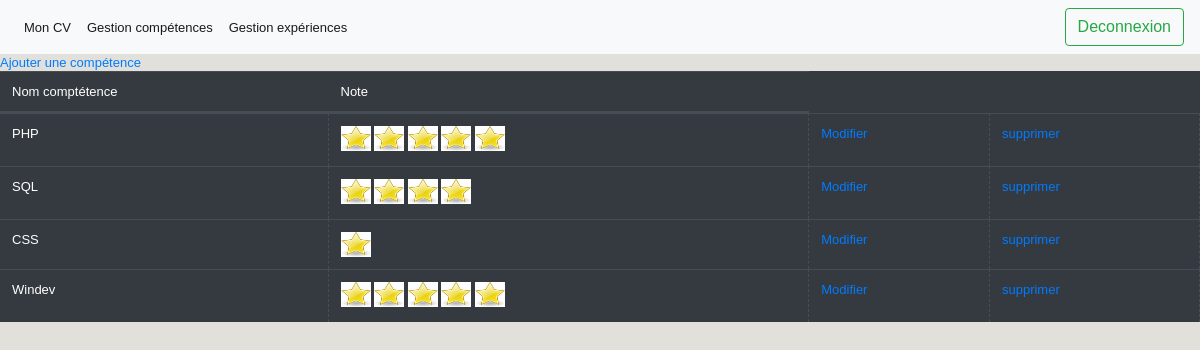
/competences.php (signed in), run on the app's committed database.
### tables this page shows
CREATE TABLE `competence` (
  `titre` varchar(250) NOT NULL,
  `id` int(11) NOT NULL AUTO_INCREMENT,
  `note` int(11) NOT NULL,
  PRIMARY KEY (`id`),
  UNIQUE KEY `competence_id_uindex` (`id`)
);

### competences.php (the view, shortened to what this page needs)
<?php
    require_once("utilitaires/connexionBDD.php");
    require_once("utilitaires/header.php");
?>
<!DOCTYPE html>
<html lang="fr">
<body>
<?php
    if(isset($_SESSION['nomconnecte'])){
        $reponse = $pdo->query('SELECT *FROM competence');
    }
    else{
        header('Location: index.php');
    }
    ?>
    <a title="ajout" href="ajoutcompetence.php">Ajouter une compétence</a>
    <table class="table table-dark">
        <thead>
            <tr>
            <th scope="col">Nom comptétence</th>
            <th scope="col">Note</th>
            </tr>
        </thead>
         <tbody>
         <?php
            while ($data = $reponse->fetch())
            {
            ?>
            <tr>
            <td><?php echo($data['titre']); ?></td>
            <td>
            <?php
                for($i = 0; $i<$data['note']; $i++){
               ?>
                <img height="25" width="30" src="<?php echo('images/etoile.jpg'); ?>"/>
                    <?php
                }
            ?>
            </td>
            <td>
            <a title="Editer" href="modifcompetence.php?id=<?php echo($data['id']); ?>">Modifier</a>
            </td>
            <td>
            <a title="Supprimer" onclick="return confirm('Êtes-vous sûr de vouloir supprimer cette compétence ?')" href="supprcompetence.php?id=<?php echo($data['id']); ?>">supprimer</a>
            </td>
            <?php
             }
             ?>
        </tbody>
    </table>
</body>
</html>

### style.css (style rules this page uses)
html, body, div, span, applet, object, iframe, h1, h2, h3, h4, h5, h6, p, blockquote, pre, a, abbr, acronym, address, big, code, del, dfn, em, font, img, ins, kbd, q, s, samp, small, strike, strong, tt, var, dl, dt, dd, ol, ul, li, fieldset, form, label, legend, table, caption, tbody, tfoot, thead, tr, th, td { margin: 0; padding: 0; border: 0; outline: 0; font-weight: inherit; font-style: inherit; font-size: 100%; font-family: inherit; vertical-align: baseline; }
body { line-height: 1; }
table { border-collapse: separate; border-spacing: 0; }
caption, th, td { text-align: left; font-weight: normal; }
body { font-family: "Trebuchet MS", Arial, Helvetica, sans-serif; background-color: #e1e0db; background-repeat: repeat; font-size:13px; line-height: 17px; color:#000; }
table td { padding: 10px; padding-top:0; border-right:1px dashed #999; }
table tr { border-left:1px dashed #999; border-top:1px dashed #999; }

### data on the page
competence: titre "PHP", note 5 (drawn)
competence: titre "SQL", note 4 (drawn)
competence: titre "CSS", note 1 (drawn)
competence: titre "Windev", note 5 (drawn)
